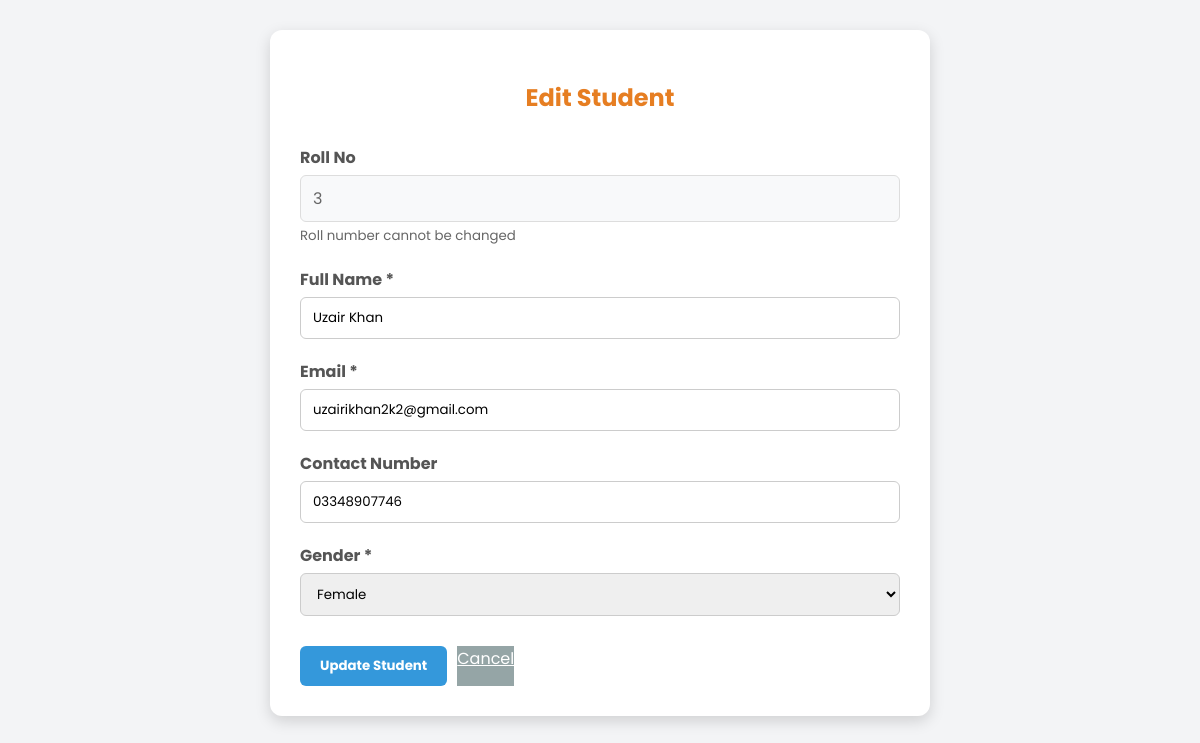
The page /edit/3 on the database its author committed.
### tables this page shows
CREATE TABLE students (
                    roll_no TEXT PRIMARY KEY,
                    name TEXT,
                    email TEXT,
                    contact TEXT,
                    gender TEXT,
                    image TEXT
                );

### app.py (the view)
@app.route('/edit/<roll_no>', methods=['GET', 'POST'])
def edit_student(roll_no):
    try:
        conn = sqlite3.connect(DB_FILE)
        c = conn.cursor()
        if request.method == 'POST':
            name = request.form['name'].strip()
            email = request.form['email'].strip()
            contact = request.form['contact'].strip()
            gender = request.form['gender']
            c.execute("UPDATE students SET name=?, email=?, contact=?, gender=? WHERE roll_no=?",
                      (name, email, contact, gender, roll_no))
            conn.commit()
            conn.close()
            flash("Student updated successfully!", "success")
            return redirect('/')
        else:
            c.execute("SELECT * FROM students WHERE roll_no = ?", (roll_no,))
            student = c.fetchone()
            conn.close()
            if not student:
                flash("Student not found", "error")
                return redirect('/')
            return render_template('edit_student.html', student=student)
    except Exception as e:
        flash(f"Error updating student: {str(e)}", "error")
        return redirect('/')

### templates/edit_student.html (shortened to what this page needs)
<!DOCTYPE html>
<html lang="en">
<head>
</head>
<body>
    <div class="container">
        <h2>Edit Student</h2>
        <form method="POST">
            <div class="form-group">
                <label>Roll No</label>
                <div class="roll-no-display">{{ student[0] }}</div>
                <small style="color: #666;">Roll number cannot be changed</small>
            </div>
            <div class="form-group">
                <label for="name">Full Name *</label>
                <input type="text" id="name" name="name" value="{{ student[1] }}" required>
            </div>
            <div class="form-group">
                <label for="email">Email *</label>
                <input type="email" id="email" name="email" value="{{ student[2] }}" required>
            </div>
            <div class="form-group">
                <label for="contact">Contact Number</label>
                <input type="text" id="contact" name="contact" value="{{ student[3] }}">
            </div>
            <div class="form-group">
                <label for="gender">Gender *</label>
                <select id="gender" name="gender" required>
                    <option value="Female" {% if student[4] == 'Female' %}selected{% endif %}>Female</option>
                </select>
            </div>
            <div class="button-group">
                <button type="submit" class="btn-primary">Update Student</button>
                <a href="/" class="btn-secondary">Cancel</a>
            </div>
        </form>
    </div>
</body>
</html>

### templates/edit_student.html (style rules this page uses)
body { font-family: 'Poppins', sans-serif; background: #f3f4f6; margin: 0; padding: 30px; }
.container { max-width: 600px; margin: 0 auto; background: white; padding: 30px; border-radius: 12px; box-shadow: 0 5px 15px rgba(0,0,0,0.15); }
h2 { color: #e67e22; text-align: center; margin-bottom: 30px; }
.form-group { margin-bottom: 20px; }
label { display: block; margin-bottom: 5px; font-weight: bold; color: #555; }
input, select { width: 100%; padding: 10px 12px; border-radius: 6px; border: 1px solid #ccc; font-family: 'Poppins', sans-serif; box-sizing: border-box; }
.button-group { display: flex; gap: 10px; margin-top: 30px; }
button, .btn { padding: 10px 20px; border-radius: 6px; border: none; cursor: pointer; font-weight: bold; text-decoration: none; text-align: center; transition: 0.3s; font-family: 'Poppins', sans-serif; }
.btn-primary { background-color: #3498db; color: white; }
.btn-secondary { background-color: #95a5a6; color: white; }
.roll-no-display { background-color: #f8f9fa; padding: 10px 12px; border-radius: 6px; border: 1px solid #ddd; color: #666; }

### rows shown on the page
students: roll_no "3", name "Uzair Khan", email "uzairikhan2k2@gmail.com", contact "03348907746", gender "Female"
